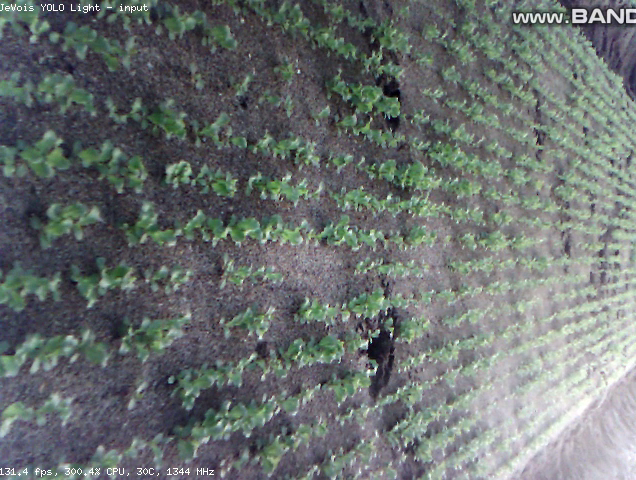
#> input picture files_for_test_pratique/salads.png, 636 x 480 px
$ python image_processor.py
#> lines starting #> are read from the running program, lines starting #| are printed output that depends on the picture; after the words box and inside, x2 and y2 are one past the last pixel; in counts of white or black regions, pixels touching at a corner belong together
# -*- coding: utf-8 -*-
"""
TO RUN:
python image_processor.py
-input_path './files_for_test_pratique/salads.png'
-shrink_or_stretch:  1 - stretch ; 2 - shrink

@author: ajulyav@gmail.com
"""

import cv2 as cv
import numpy as np
import matplotlib.pyplot as plt
import argparse


def segmentImg(inPath):

    """
    This function performs color-based segmentation in the HSV space
    :param inpath: path to the png image (salads.png)
    :return img: 3-D array of the original image
    """
#> called with inPath = './files_for_test_pratique/salads.png'

    # read the image
    try:
        img = cv.imread(inPath)
#> img is the input picture: shape (480, 636, 3); mean B, G, R 111.8, 113.2, 106.7
    except FileNotFoundError:
        print("Make sure that the file is in the folder.")

    # convert it to HSV
    hsv = cv.cvtColor(img, cv.COLOR_BGR2HSV)
#> hsv: shape (480, 636, 3); mean H, S, V 96.1, 37.5, 119.2

    # set low and high bound values for H, S, V
    low = np.array([9, 3, 77])
    high = np.array([107, 255, 255])

    # get the mask in the low < range < high
    mask = cv.inRange(hsv, low, high)
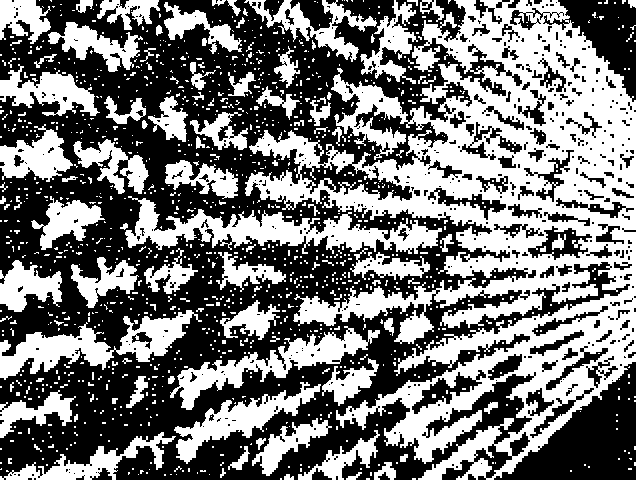
#> mask: shape (480, 636); 46.5% white; 1177 white regions (1064 under 20 px), largest, box (x1, y1, x2, y2) and area: (245, 0, 636, 480) 74083, (125, 196, 442, 254) 6856, (0, 310, 202, 380) 4989

    # apply mask on the image
    segmentRes = cv.bitwise_and(img, img, mask= mask)
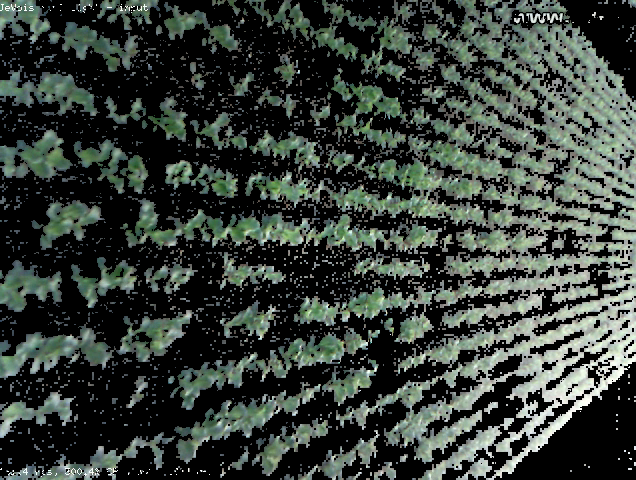
#> segmentRes: shape (480, 636, 3); mean B, G, R 57.8, 64, 55.9

    # simple plot part
    plt.imshow(segmentRes)
    plt. axis('off')
    plt.title('Segmented image')
    plt.show()

    # save img to file
    cv.imwrite('Segmented_image.png', segmentRes)
    print('Done! Segmented image is saved to the same folder with the scripts')

    return img

def transformImg(img, optionView):

    """
    This function performs the Perspective Transform (a part of the image)
    :param img: 3-D array of the original image
    :param optionView: 1 - stretch view; 2 - shrink view
    """
#> called with optionView = 2

    h, w = img.shape[0],img.shape[1]
#> h = 480; w = 636

    # point coordinates for Perspective Transform (just a part of the image)
    src = np.float32([[0,0],[300,100],[0,h],[300,393]])

    # coordinates for the transformed points

    if optionView == 1:
        dst = np.float32([[0,0],[w,0],[0,h],[w,h]])
    else:
        dst = np.float32([[0,100],[300,100],[0,393],[300,393]])

    # transformation matrix
    M = cv.getPerspectiveTransform(src,dst)

    # warp image with the M matrix
    warpImg = cv.warpPerspective(img, M, (w,h))
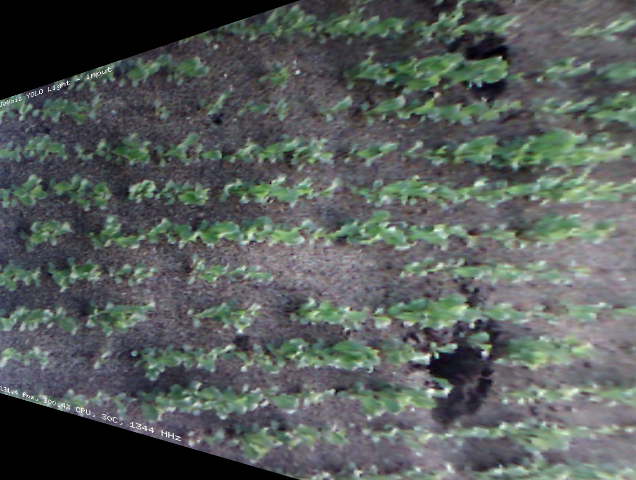
#> warpImg: shape (480, 636, 3); mean B, G, R 90.6, 92.7, 86.7

    # simple plot part
    plt.imshow(warpImg.astype(int))
    plt. axis('off')
    plt.title('Transformed image')
    plt.show()

    # save img to file
    cv.imwrite('Transformed_image.png', warpImg)
    print('Done! Transformed image is saved to the same folder with the scripts')


##################### MAIN PART #####################

if __name__ == '__main__':

    # the argument parse and parse the arguments
    ap = argparse.ArgumentParser()

    ap.add_argument("-input_path", "--path_input_salad_image", type = str,
                    default='./files_for_test_pratique/salads.png',
                    help="path to the png image (salads.png)")

    ap.add_argument("-shrink_or_stretch", "--shrink_stretch", type = int, default = 2,
                    help="Shrink or stretch view: 1 - stretch ; 2 - shrink")

    args = vars(ap.parse_args())
    path = args["path_input_salad_image"]
    optionView = args["shrink_stretch"]

# Part 1: segmentation
    img = segmentImg(path)

# Part 2: transformation
    transformImg(img, optionView)
